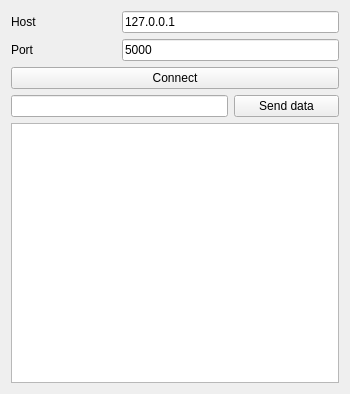
              <widget class="QWidget" name="page_2">
               <property name="geometry">
                <rect>
                 <x>0</x>
                 <y>0</y>
                 <width>350</width>
                 <height>394</height>
                </rect>
               </property>
               <attribute name="label">
                <string>Client</string>
               </attribute>
               <layout class="QGridLayout" name="gridLayout_35">
                <item row="0" column="0">
                 <widget class="QLabel" name="label_50">
                  <property name="sizePolicy">
                   <sizepolicy hsizetype="Expanding" vsizetype="Fixed">
                    <horstretch>1</horstretch>
                    <verstretch>1</verstretch>
                   </sizepolicy>
                  </property>
                  <property name="text">
                   <string>Host</string>
                  </property>
                 </widget>
                </item>
                <item row="0" column="1" colspan="2">
                 <widget class="QLineEdit" name="line_edit_ip_server_2">
                  <property name="sizePolicy">
                   <sizepolicy hsizetype="Expanding" vsizetype="Fixed">
                    <horstretch>1</horstretch>
                    <verstretch>1</verstretch>
                   </sizepolicy>
                  </property>
                  <property name="text">
                   <string>127.0.0.1</string>
                  </property>
                 </widget>
                </item>
                <item row="1" column="0">
                 <widget class="QLabel" name="label_33">
                  <property name="sizePolicy">
                   <sizepolicy hsizetype="Expanding" vsizetype="Fixed">
                    <horstretch>1</horstretch>
                    <verstretch>1</verstretch>
                   </sizepolicy>
                  </property>
                  <property name="text">
                   <string>Port</string>
                  </property>
                 </widget>
                </item>
                <item row="1" column="1" colspan="2">
                 <widget class="QLineEdit" name="line_edit_port_server_2">
                  <property name="sizePolicy">
                   <sizepolicy hsizetype="Expanding" vsizetype="Fixed">
                    <horstretch>1</horstretch>
                    <verstretch>1</verstretch>
                   </sizepolicy>
                  </property>
                  <property name="text">
                   <string>5000</string>
                  </property>
                 </widget>
                </item>
                <item row="2" column="0" colspan="3">
                 <widget class="QPushButton" name="but_connect_server_2">
                  <property name="sizePolicy">
                   <sizepolicy hsizetype="Expanding" vsizetype="Fixed">
                    <horstretch>3</horstretch>
                    <verstretch>3</verstretch>
                   </sizepolicy>
                  </property>
                  <property name="text">
                   <string>Connect</string>
                  </property>
                 </widget>
                </item>
                <item row="3" column="0" colspan="2">
                 <widget class="QLineEdit" name="line_text_edit_send_data_client"/>
                </item>
                <item row="3" column="2">
                 <widget class="QPushButton" name="but_send_data_tcp_2">
                  <property name="sizePolicy">
                   <sizepolicy hsizetype="Minimum" vsizetype="Fixed">
                    <horstretch>0</horstretch>
                    <verstretch>0</verstretch>
                   </sizepolicy>
                  </property>
                  <property name="text">
                   <string>Send data</string>
                  </property>
                 </widget>
                </item>
                <item row="4" column="0" colspan="3">
                 <widget class="QListWidget" name="list_widget_message_tcp_2"/>
                </item>
               </layout>
              </widget>
